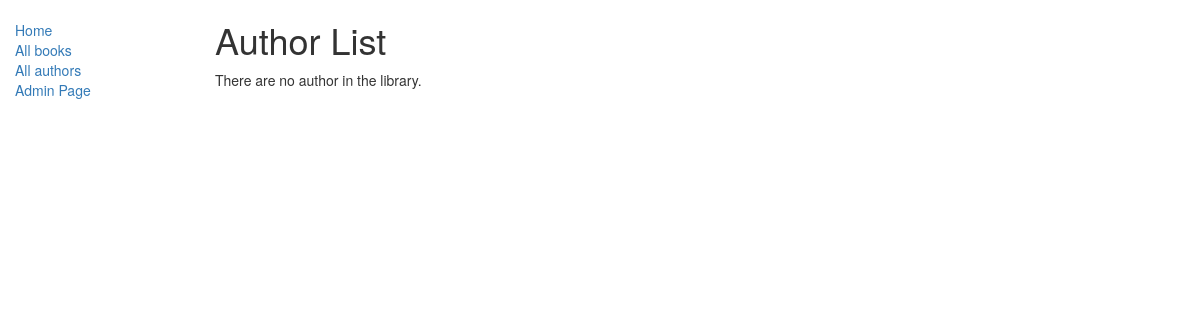
The app's page /catalog/authors/, older data.
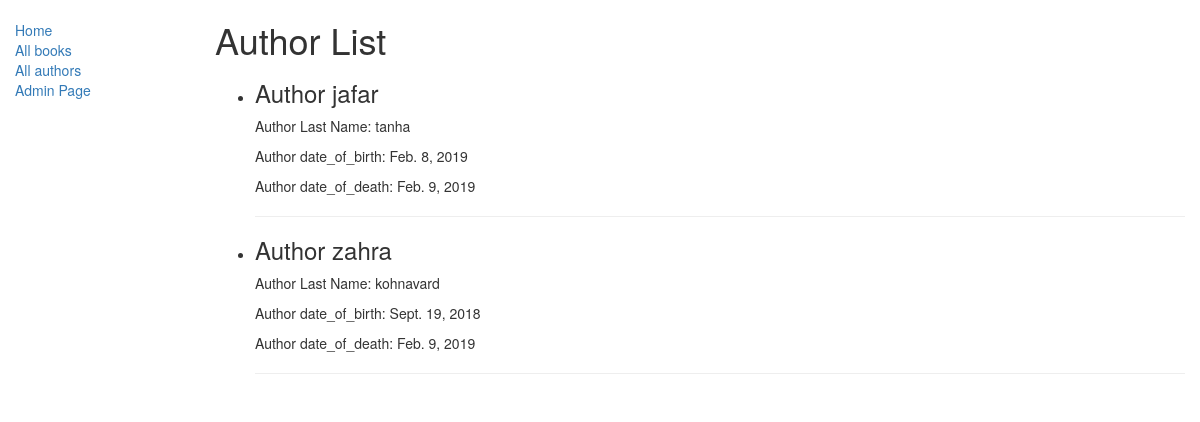
The same page, newer data.
### catalog/models.py (models this page shows, shortened)
class Author(models.Model):
    first_name = models.CharField(max_length=100)
    last_name = models.CharField(max_length=100)
    date_of_birth = models.DateField(null=True, blank=True)
    date_of_death = models.DateField('Died', null=True, blank=True)

### catalog/views.py (the view)
# urls.py: path('authors/', views.AuthorListView.as_view(), name='authors'),
class AuthorListView(generic.ListView):
    model=models.Author
    template_name='catalog/author_list.html'

### catalog/templates/catalog/author_list.html
{% extends "catalog/base_generic.html" %}
{% block content %}
    <h1>Author List</h1>
    {% if author_list %}
    <ul>
      {% for author in author_list %}
      <li>
      <h3>Author   {{author.first_name}}</h3>
      <p>Author Last Name:  {{author.last_name}}</p>
      <p>Author date_of_birth:  {{author.date_of_birth}}</p>
      <p>Author date_of_death:  {{author.date_of_death}}</p>
      <hr>
      </li>
      {% endfor %}
    </ul>
    {% else %}
      <p>There are no author in the library.</p>
    {% endif %}
{% endblock %}

### catalog/templates/catalog/base_generic.html (shortened to what this page needs)
<!DOCTYPE html>
<html lang="en">
<head>
  <link rel="stylesheet" href="https://maxcdn.bootstrapcdn.com/bootstrap/3.3.7/css/bootstrap.min.css">
  {% load static %}
  <link rel="stylesheet" href="{% static 'catalog/styles.css' %}">
</head>
<body>
  <div class="container-fluid">
    <div class="row">
      <div class="col-sm-2">
      {% block sidebar %}
      <ul class="sidebar-nav">
          <li><a href="{% url 'catalog:index' %}">Home</a></li>
          <li><a href="{% url 'catalog:books' %}">All books</a></li>
          <li><a href="{% url 'catalog:authors' %}">All authors</a></li>
          <li><a href="/admin/"> Admin Page </a></li>
      </ul>
     {% endblock %}
      </div>
      <div class="col-sm-10 ">
      {% block content %}{% endblock %}
      </div>
    </div>
  </div>
</body>
</html>

### catalog/static/catalog/styles.css (style rules this page uses)
.sidebar-nav { margin-top: 20px; padding: 0; list-style: none; }

Row changes from the older to the newer data that the page shows:
added Author: first_name "jafar", last_name "tanha", date_of_birth "Feb. 8, 2019", date_of_death "Feb. 9, 2019"
added Author: first_name "zahra", last_name "kohnavard", date_of_birth "Sept. 19, 2018", date_of_death "Feb. 9, 2019"
Text that changed along with them:
text no longer shown: "There are no author in the library."
